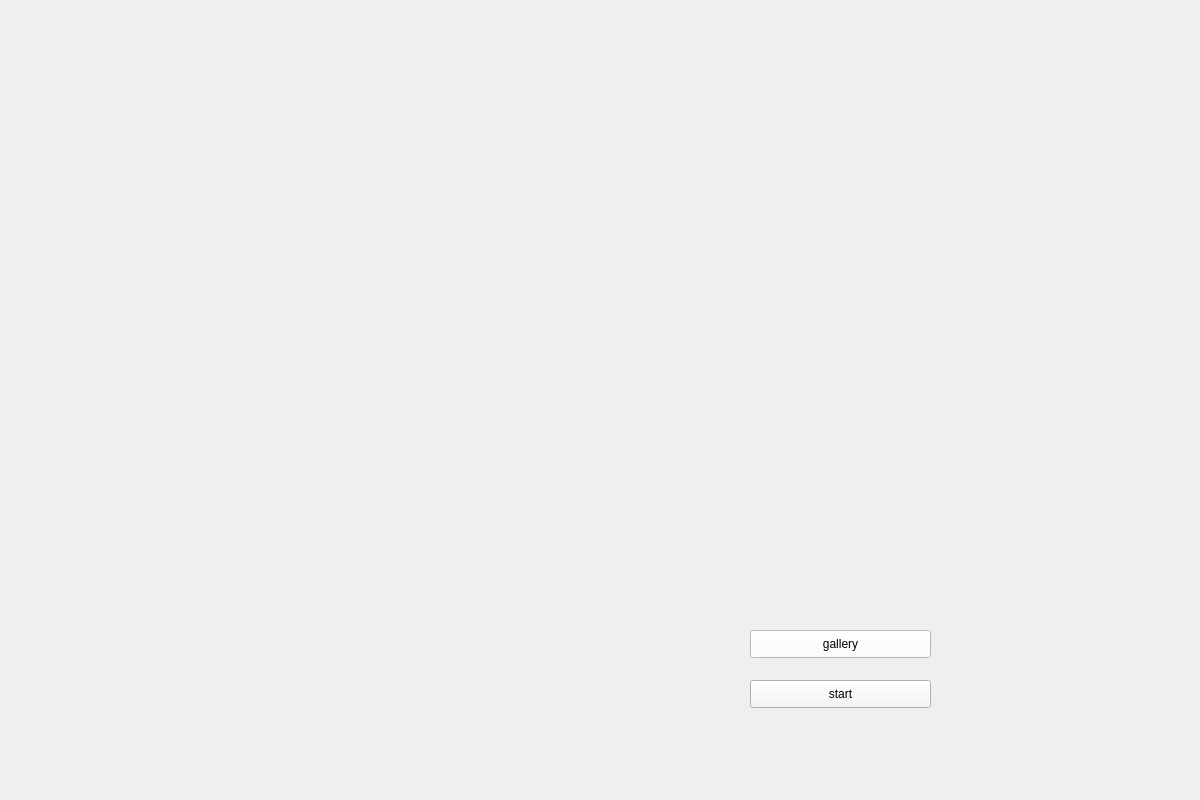
<?xml version="1.0" encoding="UTF-8"?>
<ui version="4.0">
 <class>second</class>
 <widget class="QMainWindow" name="second">
  <property name="geometry">
   <rect>
    <x>0</x>
    <y>0</y>
    <width>1200</width>
    <height>800</height>
   </rect>
  </property>
  <property name="sizePolicy">
   <sizepolicy hsizetype="Preferred" vsizetype="Preferred">
    <horstretch>0</horstretch>
    <verstretch>0</verstretch>
   </sizepolicy>
  </property>
  <property name="minimumSize">
   <size>
    <width>0</width>
    <height>0</height>
   </size>
  </property>
  <property name="windowTitle">
   <string>MainWindow</string>
  </property>
  <property name="styleSheet">
   <string notr="true">background-image: url(:/new/background/image/background/552x414bb.png);
background-repeat: no-repeat;
background-position: center;</string>
  </property>
  <widget class="QWidget" name="centralwidget">
   <property name="styleSheet">
    <string notr="true"/>
   </property>
   <widget class="QPushButton" name="gallery_btn">
    <property name="geometry">
     <rect>
      <x>750</x>
      <y>630</y>
      <width>181</width>
      <height>28</height>
     </rect>
    </property>
    <property name="sizePolicy">
     <sizepolicy hsizetype="Minimum" vsizetype="Preferred">
      <horstretch>0</horstretch>
      <verstretch>0</verstretch>
     </sizepolicy>
    </property>
    <property name="sizeIncrement">
     <size>
      <width>50</width>
      <height>50</height>
     </size>
    </property>
    <property name="baseSize">
     <size>
      <width>0</width>
      <height>0</height>
     </size>
    </property>
    <property name="styleSheet">
     <string notr="true">background-color: rgb(255, 255, 255);

</string>
    </property>
    <property name="text">
     <string>gallery</string>
    </property>
   </widget>
   <widget class="QPushButton" name="start_btn">
    <property name="geometry">
     <rect>
      <x>750</x>
      <y>680</y>
      <width>181</width>
      <height>28</height>
     </rect>
    </property>
    <property name="sizePolicy">
     <sizepolicy hsizetype="Minimum" vsizetype="Preferred">
      <horstretch>0</horstretch>
      <verstretch>0</verstretch>
     </sizepolicy>
    </property>
    <property name="minimumSize">
     <size>
      <width>80</width>
      <height>27</height>
     </size>
    </property>
    <property name="sizeIncrement">
     <size>
      <width>50</width>
      <height>50</height>
     </size>
    </property>
    <property name="styleSheet">
     <string notr="true">background-color: rgb(246, 245, 244);

</string>
    </property>
    <property name="text">
     <string>start</string>
    </property>
   </widget>
  </widget>
 </widget>
 <resources/>
 <connections/>
</ui>
